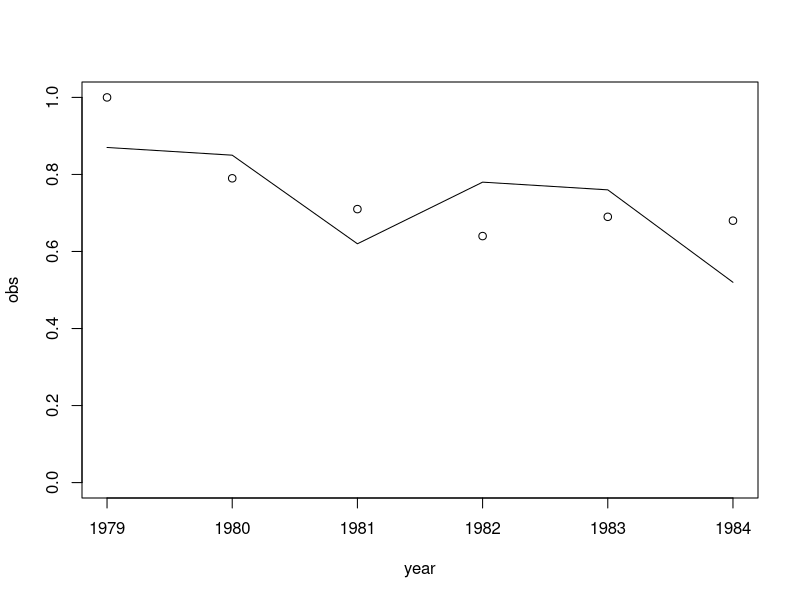

Here is the R script that generated this plot:
# Calculate sigma for CPUE using maximum likelihood

get_sigma <- function(x)
{
  obs <- x$obs
  fit <- x$fit
  rss <- sum((log(fit) - log(obs))^2)
  sigma <- sqrt(rss / length(obs))
  sigma
}

# Plot
cpue <- read.csv("cpue.csv")
plot(obs~year, cpue, ylim=c(0,1))
lines(fit~year, cpue)

# Calculate
sigma.bar <- get_sigma(cpue)
cpue$sigma <- cpue$sigma * sigma.bar / mean(cpue$sigma)

# REeort
mean(cpue$sigma)
cpue
